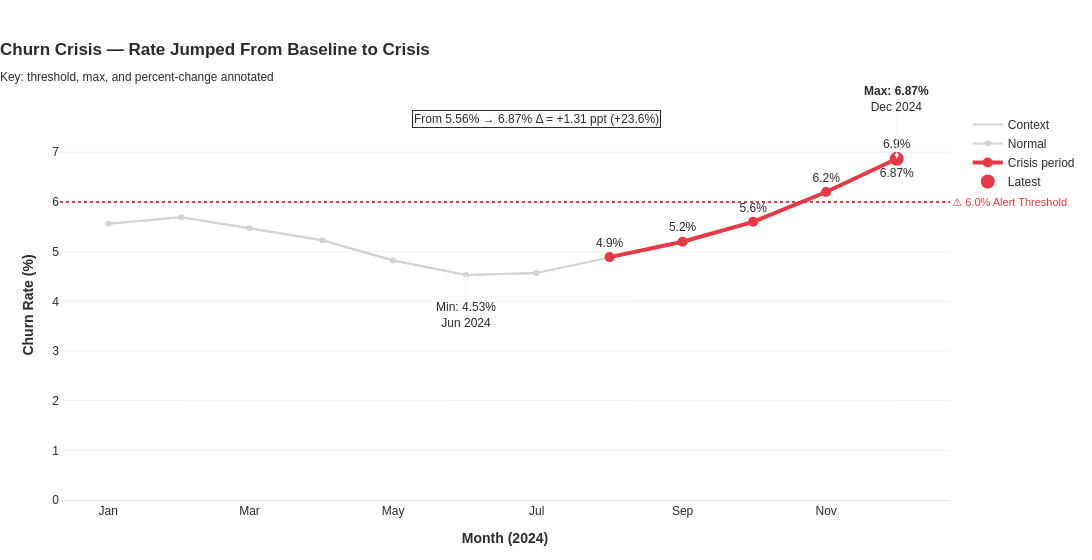

This figure's notebook cell:
### Code cell
# Annotated churn chart (high-resolution)
import os
import pandas as pd
from sqlalchemy import create_engine
import plotly.graph_objects as go
from plotly.subplots import make_subplots

# DB connection (change if you store credentials elsewhere)
engine = create_engine("postgresql://itumeleng:libra@localhost:5432/bank_analytics")

sql = """
SELECT
  month::date AS month,
  churned_users,
  total_users_start,
  ROUND( (churned_users::numeric / NULLIF(total_users_start,0)) * 100.0, 2) AS churn_rate_pct,
  ROUND(
    LAG( (churned_users::numeric / NULLIF(total_users_start,0)) * 100.0 ) OVER (ORDER BY month)::numeric,
    2
  ) AS prev_churn_rate_pct,
  ROUND(
    ( ( (churned_users::numeric / NULLIF(total_users_start,0)) * 100.0 )
      - LAG( (churned_users::numeric / NULLIF(total_users_start,0)) * 100.0 ) OVER (ORDER BY month)
    )::numeric
    , 2
  ) AS mom_abs_change_pct,
  ROUND(
    CASE
      WHEN LAG( (churned_users::numeric / NULLIF(total_users_start,0)) * 100.0 ) OVER (ORDER BY month) IS NULL
        THEN NULL
      WHEN LAG( (churned_users::numeric / NULLIF(total_users_start,0)) * 100.0 ) OVER (ORDER BY month) = 0
        THEN NULL
      ELSE
        (
          ( ( (churned_users::numeric / NULLIF(total_users_start,0)) * 100.0 )
            - LAG( (churned_users::numeric / NULLIF(total_users_start,0)) * 100.0 ) OVER (ORDER BY month)
          )
          / NULLIF(LAG( (churned_users::numeric / NULLIF(total_users_start,0)) * 100.0 ) OVER (ORDER BY month), 0)
        ) * 100.0
    END
    , 1
  ) AS mom_rel_change_pct,
  CASE WHEN month::date >= '2024-08-01' THEN 'CRISIS_PERIOD' ELSE 'NORMAL' END AS period_type
FROM raw.churn
ORDER BY month;
"""

df = pd.read_sql(sql, engine)
df['month'] = pd.to_datetime(df['month'])
df = df.sort_values('month').reset_index(drop=True)

# Identify extremes and important points
idx_max = df['churn_rate_pct'].idxmax()
idx_min = df['churn_rate_pct'].idxmin()
max_row = df.loc[idx_max]
min_row = df.loc[idx_min]
latest_row = df.iloc[-1]

# Plot settings (Knaflic palette)
COLORS = {
    'context': '#D3D3D3',
    'problem': '#E63946',
    'primary': '#2E86AB',
    'text': '#2B2B2B'
}

# Create figure
fig = go.Figure()

# Background (context) - all points grey first
fig.add_trace(go.Scatter(
    x=df['month'],
    y=df['churn_rate_pct'],
    mode='lines',
    line=dict(color=COLORS['context'], width=2),
    hoverinfo='skip',
    name='Context'
))

# Emphasize crisis period (period_type == 'CRISIS_PERIOD')
if 'period_type' in df.columns:
    crisis_df = df[df['period_type'] == 'CRISIS_PERIOD']
    normal_df = df[df['period_type'] != 'CRISIS_PERIOD']
    # normal line (thin)
    fig.add_trace(go.Scatter(
        x=normal_df['month'],
        y=normal_df['churn_rate_pct'],
        mode='lines+markers',
        line=dict(color=COLORS['context'], width=2),
        marker=dict(size=6, color=COLORS['context']),
        name='Normal'
    ))
    # crisis highlighted
    fig.add_trace(go.Scatter(
        x=crisis_df['month'],
        y=crisis_df['churn_rate_pct'],
        mode='lines+markers+text',
        text=[f"{v:.1f}%" for v in crisis_df['churn_rate_pct']],
        textposition='top center',
        line=dict(color=COLORS['problem'], width=4),
        marker=dict(size=10, color=COLORS['problem']),
        name='Crisis period'
    ))
else:
    # if no period flag, just highlight last N months (e.g., last 6)
    n_highlight = min(6, len(df))
    fig.add_trace(go.Scatter(
        x=df['month'][:-n_highlight],
        y=df['churn_rate_pct'][:-n_highlight],
        mode='lines',
        line=dict(color=COLORS['context'], width=2),
        name='History'
    ))
    fig.add_trace(go.Scatter(
        x=df['month'][-n_highlight:],
        y=df['churn_rate_pct'][-n_highlight:],
        mode='lines+markers+text',
        text=[f"{v:.1f}%" for v in df['churn_rate_pct'][-n_highlight:]],
        textposition='top center',
        line=dict(color=COLORS['problem'], width=4),
        marker=dict(size=10, color=COLORS['problem']),
        name='Recent'
    ))

# Annotate max and min exactly
fig.add_annotation(
    x=max_row['month'],
    y=max_row['churn_rate_pct'],
    text=f"<b>Max: {max_row['churn_rate_pct']:.2f}%</b><br>{max_row['month'].strftime('%b %Y')}",
    showarrow=True,
    arrowhead=2,
    ax=0, ay=-60,
    font=dict(color=COLORS['text'])
)
fig.add_annotation(
    x=min_row['month'],
    y=min_row['churn_rate_pct'],
    text=f"Min: {min_row['churn_rate_pct']:.2f}%<br>{min_row['month'].strftime('%b %Y')}",
    showarrow=True,
    arrowhead=2,
    ax=0, ay=40,
    font=dict(color=COLORS['text'])
)

# Add % change annotation from first to last
first_val = df['churn_rate_pct'].iloc[0]
last_val = df['churn_rate_pct'].iloc[-1]
abs_diff = last_val - first_val
rel_diff_pct = (abs_diff / first_val * 100.0) if first_val != 0 else None

change_text = f"From {first_val:.2f}% → {last_val:.2f}%\nΔ = {abs_diff:+.2f} ppt"
if rel_diff_pct is not None:
    change_text += f" ({rel_diff_pct:+.1f}%)"

fig.add_annotation(
    x=df['month'].iloc[int(len(df)/2)],
    y=max(df['churn_rate_pct']) + 0.8,
    text=change_text,
    showarrow=False,
    bgcolor="rgba(255,255,255,0.9)",
    bordercolor=COLORS['text'],
    font=dict(color=COLORS['text'])
)

# Add horizontal threshold line (6%)
threshold = 6.0
fig.add_hline(y=threshold, line_dash="dot", line_color=COLORS['problem'],
              annotation_text=f"⚠️ {threshold:.1f}% Alert Threshold", annotation_position="right",
              annotation=dict(font_size=11, font_color=COLORS['problem']))

# Direct label last point prominently (callout)
fig.add_trace(go.Scatter(
    x=[latest_row['month']],
    y=[latest_row['churn_rate_pct']],
    mode='markers+text',
    marker=dict(size=14, color=COLORS['problem']),
    text=[f"{latest_row['churn_rate_pct']:.2f}%"],
    textposition='bottom center',
    hovertemplate=f"{latest_row['month'].strftime('%b %Y')}: {latest_row['churn_rate_pct']:.2f}%<extra></extra>",
    name='Latest'
))

# Layout - Knaflic style (title-as-story, minimal clutter)
fig.update_layout(
    title={
        'text': '<b>Churn Crisis — Rate Jumped From Baseline to Crisis</b><br><sub>Key: threshold, max, and percent-change annotated</sub>',
        'x':0, 'xanchor':'left'
    },
    xaxis_title="<b>Month (2024)</b>",
    yaxis_title="<b>Churn Rate (%)</b>",
    plot_bgcolor='white',
    paper_bgcolor='white',
    height=560,
    width=1100,
    margin=dict(l=60, r=40, t=110, b=60),
    font=dict(family='Arial', color=COLORS['text'])
)

# X axis formatting
fig.update_xaxes(tickformat='%b', showgrid=False, showline=True, linecolor='#E9E9E9')
fig.update_yaxes(showgrid=True, gridcolor='rgba(211,211,211,0.3)', zeroline=False, rangemode='tozero')

# Ensure outputs folder exists
os.makedirs('outputs', exist_ok=True)

# Save high-resolution PNG + SVG (requires kaleido)
fig.write_image("outputs/01_monthly_churn_annotated.png", scale=3, width=1650, height=840)  # high-res PNG
fig.write_image("outputs/01_monthly_churn_annotated.svg")  # vector for PPT if needed
print("Saved: outputs/01_monthly_churn_annotated.png and .svg")

# Show interactive figure
fig.show()

### Figure 1 — Plotly figure (JSON) as saved in the notebook; plotly's stock layout.template omitted (floating-point values rounded to 4 significant figures)
{"data": [{"hoverinfo": "skip", "line": {"color": "#D3D3D3", "width": 2}, "mode": "lines", "name": "Context", "x": ["2024-01-01T00:00:00.000000000", "2024-02-01T00:00:00.000000000", "2024-03-01T00:00:00.000000000", "2024-04-01T00:00:00.000000000", "2024-05-01T00:00:00.000000000", "2024-06-01T00:00:00.000000000", "2024-07-01T00:00:00.000000000", "2024-08-01T00:00:00.000000000", "2024-09-01T00:00:00.000000000", "2024-10-01T00:00:00.000000000", "2024-11-01T00:00:00.000000000", "2024-12-01T00:00:00.000000000"], "y": [5.56, 5.69, 5.47, 5.23, 4.82, 4.53, 4.57, 4.89, 5.2, 5.6, 6.2, 6.87], "type": "scatter"}, {"line": {"color": "#D3D3D3", "width": 2}, "marker": {"color": "#D3D3D3", "size": 6}, "mode": "lines+markers", "name": "Normal", "x": ["2024-01-01T00:00:00.000000000", "2024-02-01T00:00:00.000000000", "2024-03-01T00:00:00.000000000", "2024-04-01T00:00:00.000000000", "2024-05-01T00:00:00.000000000", "2024-06-01T00:00:00.000000000", "2024-07-01T00:00:00.000000000"], "y": [5.56, 5.69, 5.47, 5.23, 4.82, 4.53, 4.57], "type": "scatter"}, {"line": {"color": "#E63946", "width": 4}, "marker": {"color": "#E63946", "size": 10}, "mode": "lines+markers+text", "name": "Crisis period", "text": ["4.9%", "5.2%", "5.6%", "6.2%", "6.9%"], "textposition": "top center", "x": ["2024-08-01T00:00:00.000000000", "2024-09-01T00:00:00.000000000", "2024-10-01T00:00:00.000000000", "2024-11-01T00:00:00.000000000", "2024-12-01T00:00:00.000000000"], "y": [4.89, 5.2, 5.6, 6.2, 6.87], "type": "scatter"}, {"hovertemplate": "Dec 2024: 6.87%<extra></extra>", "marker": {"color": "#E63946", "size": 14}, "mode": "markers+text", "name": "Latest", "text": ["6.87%"], "textposition": "bottom center", "x": ["2024-12-01T00:00:00"], "y": [6.87], "type": "scatter"}], "layout": {"annotations": [{"arrowhead": 2, "ax": 0, "ay": -60, "font": {"color": "#2B2B2B"}, "showarrow": true, "text": "<b>Max: 6.87%</b><br>Dec 2024", "x": "2024-12-01T00:00:00", "y": 6.87}, {"arrowhead": 2, "ax": 0, "ay": 40, "font": {"color": "#2B2B2B"}, "showarrow": true, "text": "Min: 4.53%<br>Jun 2024", "x": "2024-06-01T00:00:00", "y": 4.53}, {"bgcolor": "rgba(255,255,255,0.9)", "bordercolor": "#2B2B2B", "font": {"color": "#2B2B2B"}, "showarrow": false, "text": "From 5.56% → 6.87%\nΔ = +1.31 ppt (+23.6%)", "x": "2024-07-01T00:00:00", "y": 7.67}, {"font": {"color": "#E63946", "size": 11}, "showarrow": false, "text": "⚠️ 6.0% Alert Threshold", "x": 1, "xanchor": "left", "xref": "x domain", "y": 6.0, "yanchor": "middle", "yref": "y"}], "shapes": [{"line": {"color": "#E63946", "dash": "dot"}, "type": "line", "x0": 0, "x1": 1, "xref": "x domain", "y0": 6.0, "y1": 6.0, "yref": "y"}], "title": {"text": "<b>Churn Crisis — Rate Jumped From Baseline to Crisis</b><br><sub>Key: threshold, max, and percent-change annotated</sub>", "x": 0, "xanchor": "left"}, "margin": {"l": 60, "r": 40, "t": 110, "b": 60}, "font": {"family": "Arial", "color": "#2B2B2B"}, "xaxis": {"title": {"text": "<b>Month (2024)</b>"}, "tickformat": "%b", "showgrid": false, "showline": true, "linecolor": "#E9E9E9"}, "yaxis": {"title": {"text": "<b>Churn Rate (%)</b>"}, "showgrid": true, "gridcolor": "rgba(211,211,211,0.3)", "zeroline": false, "rangemode": "tozero"}, "plot_bgcolor": "white", "paper_bgcolor": "white", "height": 560, "width": 1100}}
